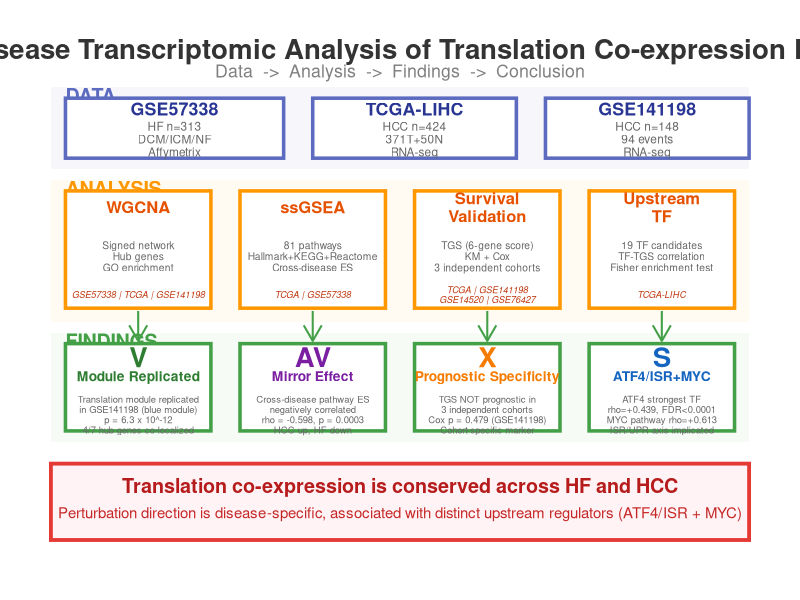

Recreate this plot in R.
library(ggplot2)

PROJ_DIR <- "D:/R_projects/revision_analysis"

p <- ggplot()

# Title
p <- p + annotate("text", x=0.50, y=0.96, label="Cross-Disease Transcriptomic Analysis of Translation Co-expression Programs", fontface="bold", size=7, color="grey20")
p <- p + annotate("text", x=0.50, y=0.92, label="Data  ->  Analysis  ->  Findings  ->  Conclusion", size=4.5, color="grey50")

# === ROW 1: DATA (y: 0.76-0.88) ===
p <- p + annotate("rect", xmin=0.02, xmax=0.98, ymin=0.74, ymax=0.89, fill="#E8EAF6", alpha=0.4, color=NA)
p <- p + annotate("text", x=0.04, y=0.875, label="DATA", fontface="bold", size=5, color="#5C6BC0", hjust=0)

dat <- data.frame(x1=c(0.04,0.38,0.70), x2=c(0.34,0.66,0.98),
                  cx=c(0.19,0.52,0.84),
                  t=c("GSE57338","TCGA-LIHC","GSE141198"),
                  d=c("HF n=313\nDCM/ICM/NF\nAffymetrix","HCC n=424\n371T+50N\nRNA-seq","HCC n=148\n94 events\nRNA-seq"),
                  stringsAsFactors=FALSE)
for(i in 1:3) {
  p <- p + annotate("rect", xmin=dat$x1[i], xmax=dat$x2[i], ymin=0.76, ymax=0.87, fill="white", color="#5C6BC0", linewidth=1.2)
  p <- p + annotate("text", x=dat$cx[i], y=0.85, label=dat$t[i], fontface="bold", size=4.5, color="#283593")
  p <- p + annotate("text", x=dat$cx[i], y=0.795, label=dat$d[i], size=3, lineheight=0.9, color="grey40")
}

# === ROW 2: ANALYSIS (y: 0.48-0.70) ===
p <- p + annotate("rect", xmin=0.02, xmax=0.98, ymin=0.46, ymax=0.72, fill="#FFF3E0", alpha=0.4, color=NA)
p <- p + annotate("text", x=0.04, y=0.705, label="ANALYSIS", fontface="bold", size=5, color="#FF9800", hjust=0)

ana <- data.frame(
  x1=c(0.04,0.28,0.52,0.76), x2=c(0.24,0.48,0.72,0.96),
  cx=c(0.14,0.38,0.62,0.86),
  t=c("WGCNA","ssGSEA","Survival\nValidation","Upstream\nTF"),
  d=c("Signed network\nHub genes\nGO enrichment","81 pathways\nHallmark+KEGG+Reactome\nCross-disease ES","TGS (6-gene score)\nKM + Cox\n3 independent cohorts","19 TF candidates\nTF-TGS correlation\nFisher enrichment test"),
  src=c("GSE57338 | TCGA | GSE141198","TCGA | GSE57338","TCGA | GSE141198\nGSE14520 | GSE76427","TCGA-LIHC"),
  stringsAsFactors=FALSE)
for(i in 1:4) {
  p <- p + annotate("rect", xmin=ana$x1[i], xmax=ana$x2[i], ymin=0.485, ymax=0.70, fill="white", color="#FF9800", linewidth=1.2)
  p <- p + annotate("text", x=ana$cx[i], y=0.67, label=ana$t[i], fontface="bold", size=4.2, color="#E65100", lineheight=0.9)
  p <- p + annotate("text", x=ana$cx[i], y=0.58, label=ana$d[i], size=2.6, color="grey40", lineheight=0.9)
  p <- p + annotate("text", x=ana$cx[i], y=0.51, label=ana$src[i], size=2.3, color="#BF360C", lineheight=0.9, fontface="italic")
}

# === ROW 3: FINDINGS (y: 0.26-0.42) ===
p <- p + annotate("rect", xmin=0.02, xmax=0.98, ymin=0.24, ymax=0.44, fill="#E8F5E9", alpha=0.4, color=NA)
p <- p + annotate("text", x=0.04, y=0.425, label="FINDINGS", fontface="bold", size=5, color="#43A047", hjust=0)

fn <- data.frame(
  cx=c(0.14,0.38,0.62,0.86),
  ico=c("V","AV","X","S"),
  t=c("Module Replicated","Mirror Effect","Prognostic Specificity","ATF4/ISR+MYC"),
  d=c("Translation module replicated\nin GSE141198 (blue module)\np = 6.3 x 10^-12\n4/7 hub genes co-localized","Cross-disease pathway ES\nnegatively correlated\nrho = -0.598, p = 0.0003\nHCC up, HF down","TGS NOT prognostic in\n3 independent cohorts\nCox p = 0.479 (GSE141198)\nCohort-specific marker","ATF4 strongest TF\nrho=+0.439, FDR<0.0001\nMYC pathway rho=+0.613\nISR/UPR axis implicated"),
  col=c("#2E7D32","#7B1FA2","#F57C00","#1565C0"),
  stringsAsFactors=FALSE)
for(i in 1:4) {
  p <- p + annotate("rect", xmin=fn$cx[i]-0.10, xmax=fn$cx[i]+0.10, ymin=0.26, ymax=0.42, fill="white", color="#43A047", linewidth=1.2)
  p <- p + annotate("text", x=fn$cx[i], y=0.395, label=fn$ico[i], size=7, color=fn$col[i], fontface="bold")
  p <- p + annotate("text", x=fn$cx[i], y=0.36, label=fn$t[i], fontface="bold", size=3.5, color=fn$col[i], lineheight=0.9)
  p <- p + annotate("text", x=fn$cx[i], y=0.29, label=fn$d[i], size=2.4, color="grey40", lineheight=0.9)
}

# === ROW 4: CONCLUSION (y: 0.08-0.18) ===
p <- p + annotate("rect", xmin=0.02, xmax=0.98, ymin=0.06, ymax=0.20, fill="#FFEBEE", alpha=0.6, color="#E53935", linewidth=1.3)
p <- p + annotate("text", x=0.50, y=0.16, label="Translation co-expression is conserved across HF and HCC", fontface="bold", size=5, color="#B71C1C")
p <- p + annotate("text", x=0.50, y=0.11, label="Perturbation direction is disease-specific, associated with distinct upstream regulators (ATF4/ISR + MYC)", size=3.8, color="#C62828")

# === ARROWS: Analysis -> Findings ===
for(i in 1:4) {
  p <- p + annotate("segment", x=ana$cx[i], xend=fn$cx[i],
                    y=0.48, yend=0.425, arrow=arrow(length=unit(0.03,"npc")),
                    color="#43A047", linewidth=0.7)
}

p <- p + coord_cartesian(xlim=c(0,1), ylim=c(0,1)) +
  theme_void() +
  theme(plot.background=element_rect(fill="white", color=NA))

ggsave(file.path(PROJ_DIR, "figures", "Figure1_Study_Design.png"), p, width=20, height=14, dpi=300)
cat("Figure 1 clean saved\n")
